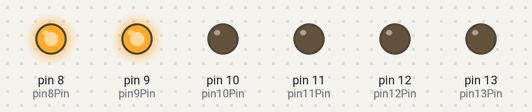
Bench run of a sketch on a simulated Arduino Uno, built with avr-gcc and run on an emulated ATmega328P. Parts: output pins drawn as LEDs (lit = HIGH).

Above: at 0.3 s.
At 0.7 s:
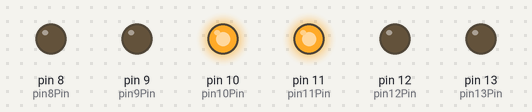
At 1.5 s:
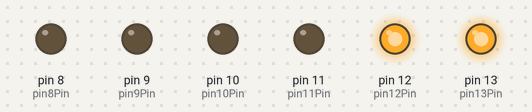
At 2.6 s:
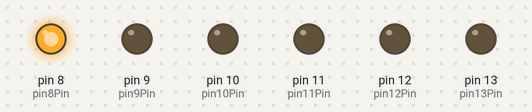
At 4.3 s:
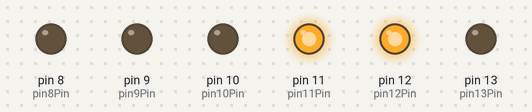
At 5.7 s:
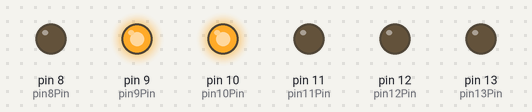
Timing chart, 0 to 6.0 s (numbered marks = the images above):
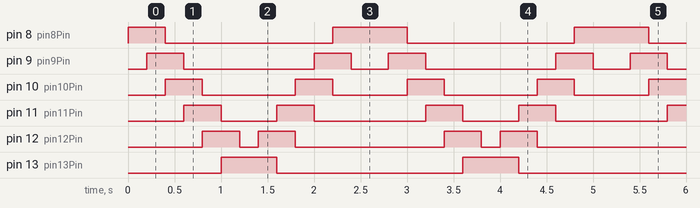

Measured:
- by itself, pin 8 (pin8Pin): repeats every 2.6 s: LOW 1.8 s, HIGH 0.80 s
- by itself, pin 9 (pin9Pin): repeats every 2.6 s: LOW 1.4 s, HIGH 0.40 s, LOW 0.40 s, HIGH 0.40 s
- by itself, pin 10 (pin10Pin): repeats every 2.6 s: LOW 1.0 s, HIGH 0.40 s, LOW 0.80 s, HIGH 0.40 s
- by itself, pin 11 (pin11Pin): repeats every 2.6 s: LOW 0.60 s, HIGH 0.40 s, LOW 1.2 s, HIGH 0.40 s
- by itself, pin 12 (pin12Pin): repeats every 2.6 s: LOW 0.20 s, HIGH 0.40 s, LOW 1.6 s, HIGH 0.40 s
- by itself, pin 13 (pin13Pin): alternates HIGH for 0.60 s and LOW for 2.0 s

The sketch:

Cylon.ino
```cpp
/*
Name: Cylon's Helmet

Function: Runs 6 LED lights, uses arduino UNO R3.
In this code we are going to simulate the helmet of Cylon from  Lt.Starbuck and the Cylon.
where the system will go through the red LEDs in order and keep repeating.
This program can be stopped by letting go of the button the breadboard.

Change History:
     2014-04-30 written by George
     2023-11-23 modified by R. Shaw
     2024-12-6 modified by A. Moshaveri

Github Account:
https://github.com/96057

Github page for the project:
https://github.com/96057/Arduino-project

Initial Project Url:
http://georgehk.blogspot.ca/2014/04/traffic-light-arduino-uno-r3.html
*/

// Initialize variables
int ledDelay = 200; // Delay of 300ms
int pin8Pin = 8; // Use pin 8 for the 1st LED
int pin9Pin = 9; // Use pin 9 for the 2nd LED
int pin10Pin = 10; // Use pin 10 for the 3rd LED
int pin11Pin = 11; // Use pin 11 for the 4th LED
int pin12Pin = 12; // Use pin 12 for the 5th LED
int pin13Pin = 13; //Use pin 13 for the 6th LED
// Setup Arduino digital pins as outputs so they can provide voltage
void setup() {
  pinMode(pin8Pin, OUTPUT);
  pinMode(pin9Pin, OUTPUT);
  pinMode(pin10Pin, OUTPUT);
  pinMode(pin11Pin, OUTPUT);
  pinMode(pin12Pin, OUTPUT);
  pinMode(pin13Pin, OUTPUT);
} //exit setup

void loop() {  // loop executes continuously
  digitalWrite(pin8Pin, HIGH); // turn on 1st LED
  delay(ledDelay); // delay

  digitalWrite(pin9Pin, HIGH); // turn on the 2nd LED
  digitalWrite(pin8Pin, HIGH); // turn off the 1st LED
  delay(ledDelay); // delay

  digitalWrite(pin10Pin, HIGH); // turn on the 3rd LED
  digitalWrite(pin8Pin, LOW); // turn off the 2nd LED
  delay(ledDelay); // delay

  digitalWrite(pin11Pin, HIGH); // turn on the 4th LED
  digitalWrite(pin9Pin, LOW); // turn off the 3rd LED
  delay(ledDelay); // delay

  digitalWrite(pin12Pin, HIGH); // turn on the 5th LED
  digitalWrite(pin10Pin, LOW); // turn off the 4th LED
  delay(ledDelay); // delay

  digitalWrite(pin13Pin, HIGH); // turn on the 6th LED
  digitalWrite(pin11Pin, LOW); // turn off the 5th LED
  delay(ledDelay); // delay

  digitalWrite(pin12Pin, LOW); // turn off the 5th LED
  delay(ledDelay);

// now we go the other way around(from right to left)
  digitalWrite(pin12Pin, HIGH); // turn on 5th LED
  delay(ledDelay); // delay

  digitalWrite(pin11Pin, HIGH); // turn on the 4th LED
  digitalWrite(pin13Pin, LOW); // turn off the 5th LED
  delay(ledDelay); // delay

  digitalWrite(pin10Pin, HIGH); // turn the 3rd LED
  digitalWrite(pin12Pin, LOW); // turn off the 4th LED
  delay(ledDelay); // delay

  digitalWrite(pin9Pin, HIGH); // turn on the 2nd LED
  digitalWrite(pin11Pin, LOW); // turn off the 3rd LED
  delay(ledDelay); // delay

  digitalWrite(pin8Pin, HIGH); // turn on the 1st LED
  digitalWrite(pin9Pin, HIGH); // turn on the 2nd LED
  digitalWrite(pin10Pin, LOW); // turn off the 2nd LED
  delay(ledDelay);

  digitalWrite(pin9Pin, LOW); // turn off the 2nd LED
  delay(ledDelay); // delay

}  // exit loop
```
